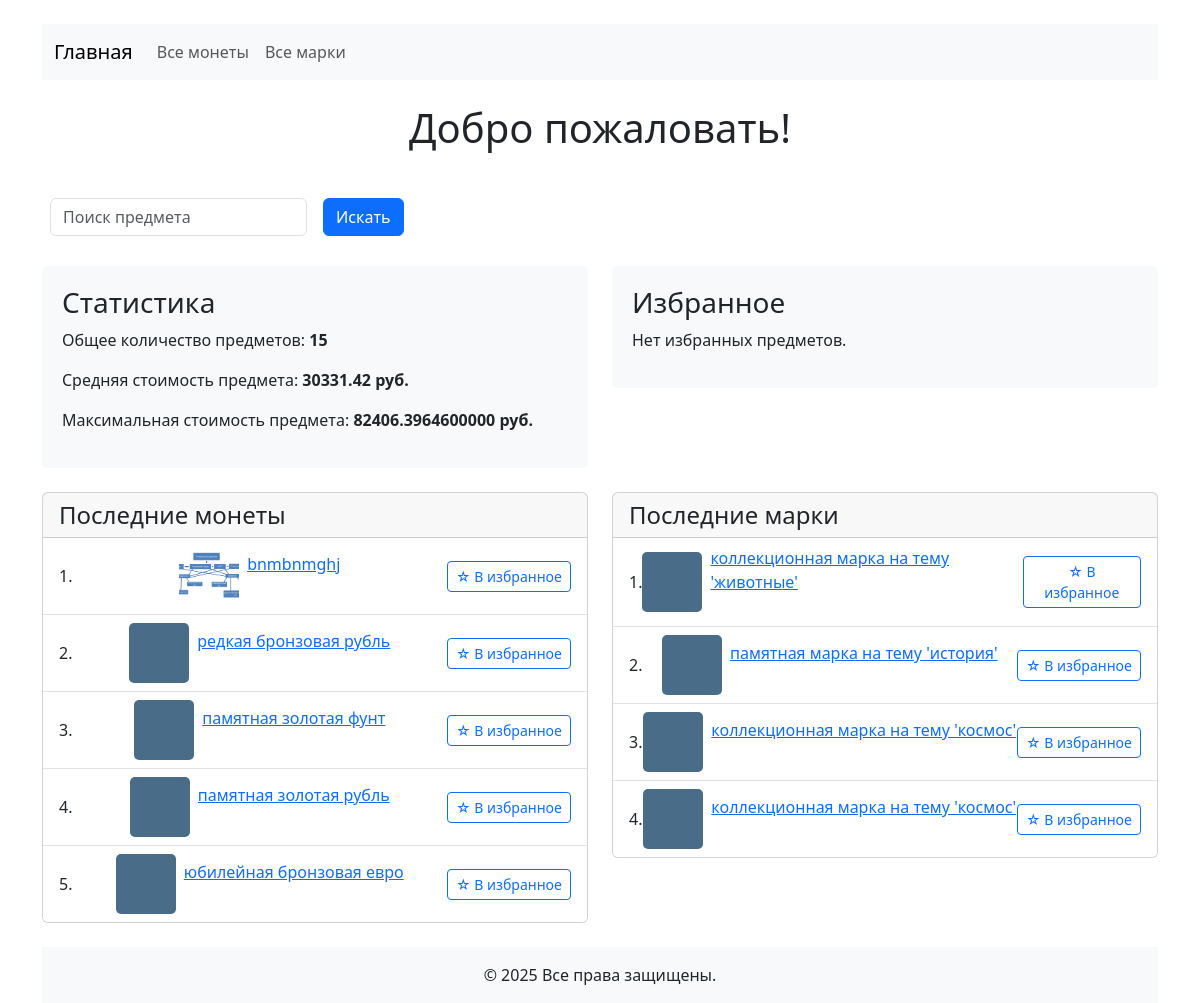
The page / on the database its author committed.
### collection/models.py (models this page shows, shortened)
class Item(models.Model):
    CONDITION_CHOICES = [
        ('M', _('Идеальное')),
        ('NM', _('Почти идеальное')),
        ('VG', _('Очень хорошее')),
        ('G', _('Хорошее')),
        ('F', _('Удовлетворительное')),
        ('P', _('Плохое')),
    ]
    user = models.ForeignKey(User, null=True, blank=True, on_delete=models.CASCADE, verbose_name=_("Владелец"))
    category = models.ForeignKey(Category, on_delete=models.PROTECT, verbose_name=_("Категория"))
    themes = models.ManyToManyField(Theme, verbose_name=_("Тематики"))
    title = models.CharField(max_length=255, verbose_name=_("Название"))
    description = models.TextField(verbose_name=_("Описание"))
    country = models.CharField(max_length=100, verbose_name=_("Страна происхождения"))
    year = models.IntegerField(verbose_name=_("Год создания"))
    condition = models.CharField(max_length=2, choices=CONDITION_CHOICES, verbose_name=_("Состояние"))
    estimated_value = models.DecimalField(max_digits=10, decimal_places=2, verbose_name=_("Оценочная стоимость"))
    photo = models.ImageField(upload_to='items/', verbose_name=_("Фотография"))
    created_at = models.DateTimeField(auto_now_add=True, verbose_name=_("Дата добавления"))
    class Meta:
        verbose_name = _("Предмет коллекции")
        verbose_name_plural = _("Предметы коллекции")
        ordering = ['-created_at']

### collection/views.py (the view)
# urls.py: path('', views.index, name='index'),
def index(request):
    try:
        coins_category = Category.objects.get(name="Монеты")
        stamps_category = Category.objects.get(name="Марки")
        latest_coins = Item.objects.filter(category=coins_category).order_by('-id')[:5]
        latest_stamps = Item.objects.filter(category=stamps_category).order_by('-id')[:5]
        total_items = Item.objects.count()
        average_value = Item.objects.aggregate(Avg('estimated_value'))['estimated_value__avg'] or 0
        max_value = Item.objects.aggregate(Max('estimated_value'))['estimated_value__max'] or 0
        favorite_ids = request.session.get('favorites', [])
        favorite_items = Item.objects.filter(id__in=favorite_ids)
        query = request.GET.get('q', '')
        items = Item.objects.filter(title__icontains=query) if query else Item.objects.all()
        return render(request, 'main/index.html', {
            'latest_coins': latest_coins,
            'latest_stamps': latest_stamps,
            'total_items': total_items,
            'average_value': average_value,
            'max_value': max_value,
            'query': query,
            'items': items,
            'coins_category_id': coins_category.id,
            'stamps_category_id': stamps_category.id,
            'favorite_ids': favorite_ids,
            'favorite_items': favorite_items,
        })
    except Category.DoesNotExist:
        return render(request, 'main/index.html', {
            'error': 'Категории не найдены',
            'latest_coins': [],
            'latest_stamps': [],
            'total_items': 0,
            'average_value': 0,
            'max_value': 0
        })

### collection/templates/main/index.html (shortened to what this page needs)
<!DOCTYPE html>
<html lang="ru">
<head>
    <link href="https://cdn.jsdelivr.net/npm/bootstrap@5.3.0/dist/css/bootstrap.min.css" rel="stylesheet" />
</head>
<body class="container mt-4">
    <nav class="navbar navbar-expand-lg navbar-light bg-light mb-4">
      <div class="container-fluid">
        <a class="navbar-brand" href="{% url 'index' %}">Главная</a>
        <div class="collapse navbar-collapse" id="navbarNav">
          <ul class="navbar-nav">
            <li class="nav-item">
              <a class="nav-link" href="{% url 'calendar_coins' %}">Все монеты</a>
            </li>
            <li class="nav-item">
              <a class="nav-link" href="{% url 'calendar_stamps' %}">Все марки</a>
            </li>
          </ul>
        </div>
      </div>
    </nav>
    <h1 class="text-center mb-4">Добро пожаловать!</h1>
    <form method="get" action="" class="search-box row g-3">
        <div class="col-auto">
            <input type="text" name="q" class="form-control" placeholder="Поиск предмета" value="{{ query }}">
        </div>
        <div class="col-auto">
            <button type="submit" class="btn btn-primary">Искать</button>
        </div>
    </form>
    <div class="row mt-4">
        <div class="col-md-6">
            <div class="stats-card">
                <h3>Статистика</h3>
                <p>Общее количество предметов: <strong>{{ total_items }}</strong></p>
                <p>Средняя стоимость предмета: <strong>{{ average_value|floatformat:2 }} руб.</strong></p>
                <p>Максимальная стоимость предмета: <strong>{{ max_value }} руб.</strong></p>
            </div>
        </div>
        <div class="col-md-6">
            <div class="stats-card">
                <h3>Избранное</h3>
                {% if favorite_items %}
                    <ul class="list-group">
                        {% for item in favorite_items %}
                            <li class="list-group-item d-flex justify-content-between align-items-center">
                                <a href="{% url 'item_detail' item.id %}">{{ item.title }}</a>
                                <span class="badge bg-success">{{ item.estimated_value }} руб.</span>
                            </li>
                        {% endfor %}
                    </ul>
                {% else %}
                    <p>Нет избранных предметов.</p>
                {% endif %}
            </div>
        </div>
    </div>
    <div class="row mt-4">
        <div class="col-md-6">
            <div class="card">
                <div class="card-header d-flex justify-content-between align-items-center">
                    <h4 class="mb-0">Последние монеты</h4>
                </div>
                <ol class="list-group list-group-numbered list-group-flush">
                    {% for item in latest_coins %}
                        <li class="list-group-item d-flex align-items-center justify-content-between">
                            <div class="d-flex align-items-center">
                                <img src="{{ item.photo.url }}" alt="img" class="item-img me-2" />
                                <div>
                                    <div><a href="{% url 'item_detail' item.id %}">{{ item.title }}</a></div>
                                    <small>{{ item.title_en }}</small><br />
                                </div>
                            </div>
                            <form method="post" action="{% url 'toggle_favorite' item.id %}">
                                <button type="submit" class="btn btn-sm {% if item.id in favorite_ids %}btn-primary{% else %}btn-outline-primary{% endif %}">
                                    {% if item.id in favorite_ids %}★ В избранном{% else %}☆ В избранное{% endif %}
                                </button>
                            </form>
                        </li>
                    {% empty %}
                        <li class="list-group-item">Нет монет</li>
                    {% endfor %}
                </ol>
            </div>
        </div>
        <div class="col-md-6">
            <div class="card">
                <div class="card-header d-flex justify-content-between align-items-center">
                    <h4 class="mb-0">Последние марки</h4>
                </div>
                <ol class="list-group list-group-numbered list-group-flush">
                    {% for item in latest_stamps %}
                        <li class="list-group-item d-flex align-items-center justify-content-between">
                            <div class="d-flex align-items-center">
                                <img src="{{ item.photo.url }}" alt="img" class="item-img me-2" />
                                <div>
                                    <div><a href="{% url 'item_detail' item.id %}">{{ item.title }}</a></div>
                                    <small>{{ item.title_en }}</small><br />
                                </div>
                            </div>
                            <form method="post" action="{% url 'toggle_favorite' item.id %}">
                                <button type="submit" class="btn btn-sm {% if item.id in favorite_ids %}btn-primary{% else %}btn-outline-primary{% endif %}">
                                    {% if item.id in favorite_ids %}★ В избранном{% else %}☆ В избранное{% endif %}
                                </button>
                            </form>
                        </li>
                    {% empty %}
                        <li class="list-group-item">Нет марок</li>
                    {% endfor %}
                </ol>
            </div>
        </div>
    </div>
    <footer class="bg-light text-center py-3 mt-4">
      <div class="container">
        <p class="mb-0">&copy; {% now "Y" %} Все права защищены.</p>
      </div>
    </footer>
</body>
</html>

### collection/templates/main/index.html (style rules this page uses)
.search-box { margin: 30px 0; }
.stats-card { background: #f8f9fa; padding: 20px; border-radius: 5px; }
.item-img { width: 60px; height: 60px; object-fit: cover; border-radius: 5px; margin-right: 10px; }

### rows shown on the page
Item: photo (picture), title "bnmbnmghj", shows "☆ В избранное"
Item: photo (picture), title "редкая бронзовая рубль", shows "☆ В избранное"
Item: photo (picture), title "памятная золотая фунт", shows "☆ В избранное"
Item: photo (picture), title "памятная золотая рубль", shows "☆ В избранное"
Item: photo (picture), title "юбилейная бронзовая евро", shows "☆ В избранное"
Item: photo (picture), title "коллекционная марка на тему 'животные'", shows "☆ В избранное"
Item: photo (picture), title "памятная марка на тему 'история'", shows "☆ В избранное"
Item: photo (picture), title "коллекционная марка на тему 'космос'", shows "☆ В избранное"
Item: photo (picture), title "коллекционная марка на тему 'космос'", shows "☆ В избранное"

### other values the page prints
{{ total_items }} "15"
{{ average_value|floatformat:2 }} "30331.42"
{{ max_value }} "82406.3964600000"
